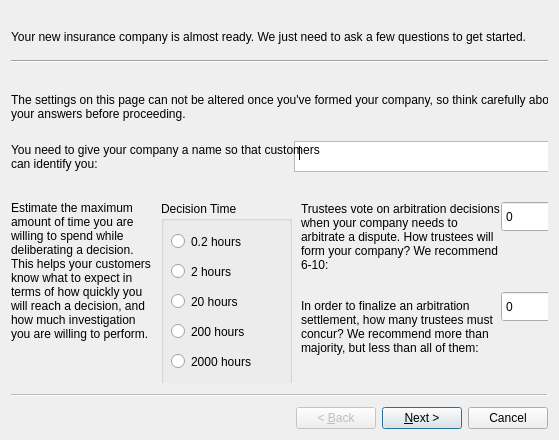
<?xml version="1.0" encoding="UTF-8"?>
<ui version="4.0">
 <class>CreateInsuranceCompany</class>
 <widget class="QWizard" name="CreateInsuranceCompany">
  <property name="geometry">
   <rect>
    <x>0</x>
    <y>0</y>
    <width>559</width>
    <height>440</height>
   </rect>
  </property>
  <property name="windowTitle">
   <string>Wizard</string>
  </property>
  <widget class="QWizardPage" name="immutableSettings">
   <widget class="QTextEdit" name="nameText">
    <property name="geometry">
     <rect>
      <x>283</x>
      <y>130</y>
      <width>271</width>
      <height>31</height>
     </rect>
    </property>
   </widget>
   <widget class="QLabel" name="introImmutableLabel">
    <property name="geometry">
     <rect>
      <x>0</x>
      <y>0</y>
      <width>551</width>
      <height>51</height>
     </rect>
    </property>
    <property name="text">
     <string>Your new insurance company is almost ready. We just need to ask a few questions to get started.</string>
    </property>
    <property name="wordWrap">
     <bool>true</bool>
    </property>
   </widget>
   <widget class="Line" name="immutableLine">
    <property name="geometry">
     <rect>
      <x>0</x>
      <y>40</y>
      <width>551</width>
      <height>21</height>
     </rect>
    </property>
    <property name="orientation">
     <enum>Qt::Horizontal</enum>
    </property>
   </widget>
   <widget class="QLabel" name="immutableLabel">
    <property name="geometry">
     <rect>
      <x>0</x>
      <y>80</y>
      <width>551</width>
      <height>31</height>
     </rect>
    </property>
    <property name="text">
     <string>The settings on this page can not be altered once you've formed your company, so think carefully about your answers before proceeding.</string>
    </property>
    <property name="wordWrap">
     <bool>true</bool>
    </property>
   </widget>
   <widget class="QLabel" name="nameLabel">
    <property name="geometry">
     <rect>
      <x>0</x>
      <y>130</y>
      <width>331</width>
      <height>31</height>
     </rect>
    </property>
    <property name="text">
     <string>You need to give your company a name so that customers can identify you:</string>
    </property>
    <property name="wordWrap">
     <bool>true</bool>
    </property>
   </widget>
   <widget class="QDoubleSpinBox" name="trusteeSpin">
    <property name="geometry">
     <rect>
      <x>490</x>
      <y>190</y>
      <width>62</width>
      <height>31</height>
     </rect>
    </property>
    <property name="decimals">
     <number>0</number>
    </property>
   </widget>
   <widget class="QLabel" name="trusteeLabel">
    <property name="geometry">
     <rect>
      <x>290</x>
      <y>190</y>
      <width>201</width>
      <height>71</height>
     </rect>
    </property>
    <property name="text">
     <string>Trustees vote on arbitration decisions when your company needs to arbitrate a dispute. How trustees will form your company? We recommend 6-10:</string>
    </property>
    <property name="wordWrap">
     <bool>true</bool>
    </property>
   </widget>
   <widget class="QDoubleSpinBox" name="multisigSpin">
    <property name="geometry">
     <rect>
      <x>490</x>
      <y>280</y>
      <width>62</width>
      <height>31</height>
     </rect>
    </property>
    <property name="decimals">
     <number>0</number>
    </property>
   </widget>
   <widget class="QLabel" name="multisigLabel">
    <property name="geometry">
     <rect>
      <x>290</x>
      <y>280</y>
      <width>201</width>
      <height>71</height>
     </rect>
    </property>
    <property name="text">
     <string>In order to finalize an arbitration settlement, how many trustees must concur? We recommend more than majority, but less than all of them:</string>
    </property>
    <property name="wordWrap">
     <bool>true</bool>
    </property>
   </widget>
   <widget class="QGroupBox" name="decisionTimeGroup">
    <property name="geometry">
     <rect>
      <x>150</x>
      <y>190</y>
      <width>131</width>
      <height>201</height>
     </rect>
    </property>
    <property name="title">
     <string>Decision Time</string>
    </property>
    <property name="checkable">
     <bool>false</bool>
    </property>
    <widget class="QRadioButton" name="time_neg1">
     <property name="geometry">
      <rect>
       <x>10</x>
       <y>30</y>
       <width>93</width>
       <height>21</height>
      </rect>
     </property>
     <property name="text">
      <string>0.2 hours</string>
     </property>
    </widget>
    <widget class="QRadioButton" name="time_0">
     <property name="geometry">
      <rect>
       <x>10</x>
       <y>60</y>
       <width>93</width>
       <height>21</height>
      </rect>
     </property>
     <property name="text">
      <string>2 hours</string>
     </property>
    </widget>
    <widget class="QRadioButton" name="time_1">
     <property name="geometry">
      <rect>
       <x>10</x>
       <y>90</y>
       <width>93</width>
       <height>21</height>
      </rect>
     </property>
     <property name="text">
      <string>20 hours</string>
     </property>
    </widget>
    <widget class="QRadioButton" name="time_2">
     <property name="geometry">
      <rect>
       <x>10</x>
       <y>120</y>
       <width>93</width>
       <height>21</height>
      </rect>
     </property>
     <property name="text">
      <string>200 hours</string>
     </property>
    </widget>
    <widget class="QRadioButton" name="time_3">
     <property name="geometry">
      <rect>
       <x>10</x>
       <y>150</y>
       <width>93</width>
       <height>21</height>
      </rect>
     </property>
     <property name="text">
      <string>2000 hours</string>
     </property>
    </widget>
   </widget>
   <widget class="QLabel" name="decisionTimeLabel">
    <property name="geometry">
     <rect>
      <x>0</x>
      <y>190</y>
      <width>141</width>
      <height>201</height>
     </rect>
    </property>
    <property name="text">
     <string>Estimate the maximum amount of time you are willing to spend while deliberating a decision. This helps your customers know what to expect in terms of how quickly you will reach a decision, and how much investigation you are willing to perform.</string>
    </property>
    <property name="alignment">
     <set>Qt::AlignLeading|Qt::AlignLeft|Qt::AlignTop</set>
    </property>
    <property name="wordWrap">
     <bool>true</bool>
    </property>
   </widget>
  </widget>
  <widget class="QWizardPage" name="mutableSettings">
   <widget class="QLabel" name="introMutableLabel">
    <property name="geometry">
     <rect>
      <x>0</x>
      <y>0</y>
      <width>541</width>
      <height>51</height>
     </rect>
    </property>
    <property name="text">
     <string>The answer to these questions will show up in directory listings, if you choose to advertise your company to the public. This helps customers find insurnace companies which offer the services they are looking for.</string>
    </property>
    <property name="wordWrap">
     <bool>true</bool>
    </property>
   </widget>
   <widget class="Line" name="mutableLine">
    <property name="geometry">
     <rect>
      <x>0</x>
      <y>50</y>
      <width>531</width>
      <height>16</height>
     </rect>
    </property>
    <property name="orientation">
     <enum>Qt::Horizontal</enum>
    </property>
   </widget>
   <widget class="QLabel" name="mutableLabel">
    <property name="geometry">
     <rect>
      <x>0</x>
      <y>70</y>
      <width>541</width>
      <height>51</height>
     </rect>
    </property>
    <property name="text">
     <string>The settings here can be changed at any time after you form your company.</string>
    </property>
    <property name="wordWrap">
     <bool>true</bool>
    </property>
   </widget>
   <widget class="QGroupBox" name="lawTypeGroup">
    <property name="geometry">
     <rect>
      <x>130</x>
      <y>120</y>
      <width>131</width>
      <height>181</height>
     </rect>
    </property>
    <property name="title">
     <string>Law Standard</string>
    </property>
    <property name="checkable">
     <bool>false</bool>
    </property>
    <widget class="QCheckBox" name="commonLawCheck">
     <property name="geometry">
      <rect>
       <x>10</x>
       <y>30</y>
       <width>111</width>
       <height>21</height>
      </rect>
     </property>
     <property name="text">
      <string>Common law</string>
     </property>
    </widget>
    <widget class="QCheckBox" name="civilLawCheck">
     <property name="geometry">
      <rect>
       <x>10</x>
       <y>60</y>
       <width>111</width>
       <height>21</height>
      </rect>
     </property>
     <property name="text">
      <string>Civil law</string>
     </property>
    </widget>
    <widget class="QCheckBox" name="canonLawCheck">
     <property name="geometry">
      <rect>
       <x>10</x>
       <y>90</y>
       <width>111</width>
       <height>21</height>
      </rect>
     </property>
     <property name="text">
      <string>Canon law</string>
     </property>
    </widget>
    <widget class="QCheckBox" name="halakhaCheck">
     <property name="geometry">
      <rect>
       <x>10</x>
       <y>120</y>
       <width>111</width>
       <height>21</height>
      </rect>
     </property>
     <property name="text">
      <string>Halakha</string>
     </property>
    </widget>
    <widget class="QCheckBox" name="shariaCheck">
     <property name="geometry">
      <rect>
       <x>10</x>
       <y>150</y>
       <width>111</width>
       <height>21</height>
      </rect>
     </property>
     <property name="text">
      <string>Sharia</string>
     </property>
    </widget>
   </widget>
   <widget class="QLabel" name="lawTypeLabel">
    <property name="geometry">
     <rect>
      <x>0</x>
      <y>120</y>
      <width>131</width>
      <height>171</height>
     </rect>
    </property>
    <property name="text">
     <string>Use this box to indicate the legal theory your company will use to make arbitration decisions. If you're not sure what to choose, you probably want Common law.</string>
    </property>
    <property name="alignment">
     <set>Qt::AlignLeading|Qt::AlignLeft|Qt::AlignTop</set>
    </property>
    <property name="wordWrap">
     <bool>true</bool>
    </property>
   </widget>
   <widget class="QLabel" name="commissionLabel">
    <property name="geometry">
     <rect>
      <x>20</x>
      <y>320</y>
      <width>441</width>
      <height>31</height>
     </rect>
    </property>
    <property name="text">
     <string>What comission will your company charge on a per-contract basis?</string>
    </property>
    <property name="wordWrap">
     <bool>true</bool>
    </property>
   </widget>
   <widget class="QDoubleSpinBox" name="commissionSpin">
    <property name="geometry">
     <rect>
      <x>470</x>
      <y>320</y>
      <width>62</width>
      <height>31</height>
     </rect>
    </property>
    <property name="suffix">
     <string comment="%"/>
    </property>
    <property name="decimals">
     <number>2</number>
    </property>
    <property name="maximum">
     <double>100.000000000000000</double>
    </property>
    <property name="singleStep">
     <double>0.100000000000000</double>
    </property>
   </widget>
   <widget class="QGroupBox" name="allowedCurrenciesGroup">
    <property name="geometry">
     <rect>
      <x>410</x>
      <y>120</y>
      <width>131</width>
      <height>181</height>
     </rect>
    </property>
    <property name="title">
     <string>Contract Currencies</string>
    </property>
    <property name="checkable">
     <bool>false</bool>
    </property>
    <widget class="QCheckBox" name="bitcoinCheck">
     <property name="geometry">
      <rect>
       <x>10</x>
       <y>30</y>
       <width>111</width>
       <height>21</height>
      </rect>
     </property>
     <property name="text">
      <string>Bitcoin</string>
     </property>
    </widget>
    <widget class="QCheckBox" name="dollarCheck">
     <property name="geometry">
      <rect>
       <x>10</x>
       <y>60</y>
       <width>111</width>
       <height>21</height>
      </rect>
     </property>
     <property name="text">
      <string>Dollar</string>
     </property>
    </widget>
    <widget class="QCheckBox" name="euroCheck">
     <property name="geometry">
      <rect>
       <x>10</x>
       <y>90</y>
       <width>111</width>
       <height>21</height>
      </rect>
     </property>
     <property name="text">
      <string>Euro</string>
     </property>
    </widget>
    <widget class="QCheckBox" name="yuanCheck">
     <property name="geometry">
      <rect>
       <x>10</x>
       <y>120</y>
       <width>111</width>
       <height>21</height>
      </rect>
     </property>
     <property name="text">
      <string>Yuan</string>
     </property>
    </widget>
    <widget class="QCheckBox" name="goldCheck">
     <property name="geometry">
      <rect>
       <x>10</x>
       <y>150</y>
       <width>111</width>
       <height>21</height>
      </rect>
     </property>
     <property name="text">
      <string>Gold</string>
     </property>
    </widget>
   </widget>
   <widget class="QLabel" name="lawTypeLabel_2">
    <property name="geometry">
     <rect>
      <x>270</x>
      <y>120</y>
      <width>131</width>
      <height>171</height>
     </rect>
    </property>
    <property name="text">
     <string>When your customers want to insure a contract, what currencies are they allowed to use?</string>
    </property>
    <property name="alignment">
     <set>Qt::AlignLeading|Qt::AlignLeft|Qt::AlignTop</set>
    </property>
    <property name="wordWrap">
     <bool>true</bool>
    </property>
   </widget>
   <widget class="QCheckBox" name="checkBox">
    <property name="geometry">
     <rect>
      <x>320</x>
      <y>360</y>
      <width>221</width>
      <height>21</height>
     </rect>
    </property>
    <property name="text">
     <string>List our company in the directory</string>
    </property>
   </widget>
  </widget>
  <widget class="QWizardPage" name="inviteFriends"/>
 </widget>
 <resources/>
 <connections/>
</ui>
